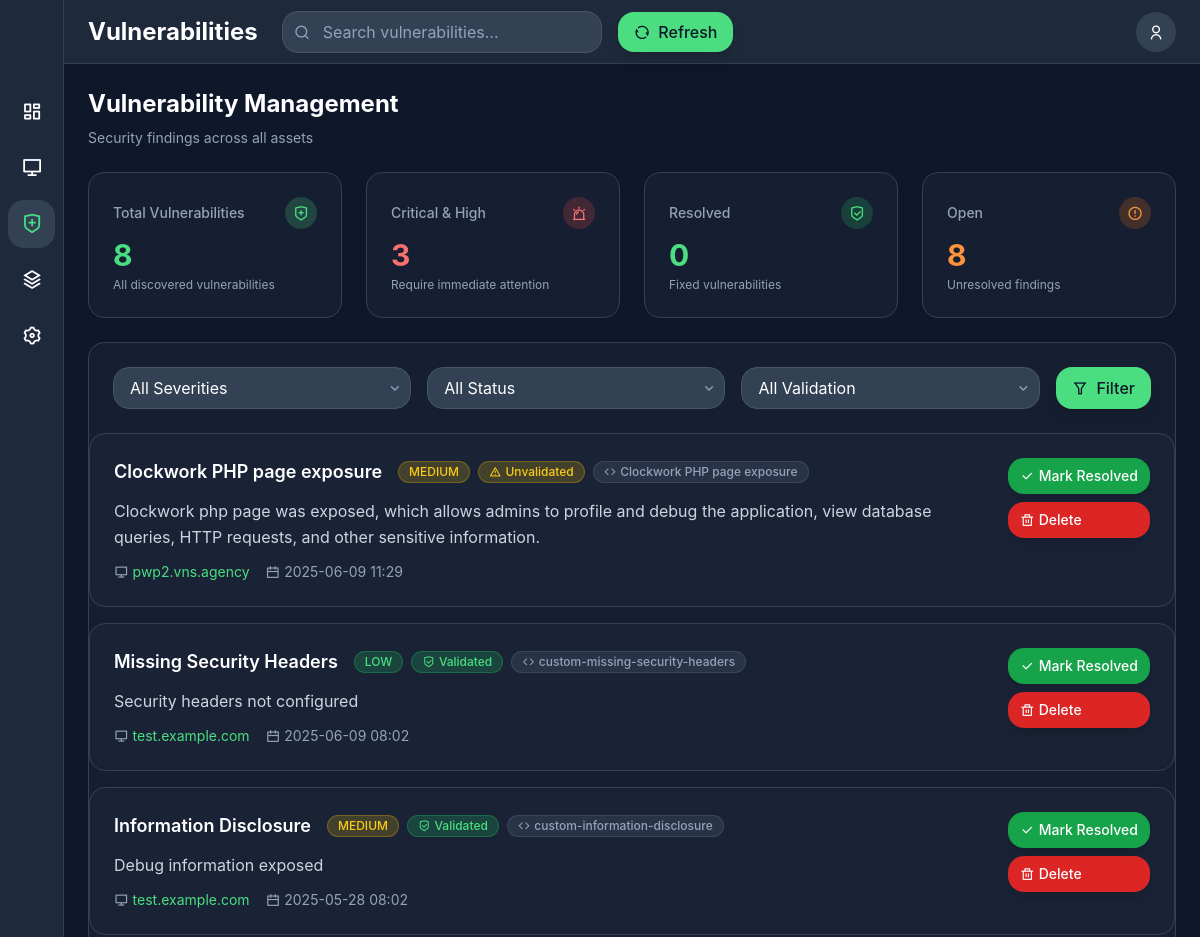
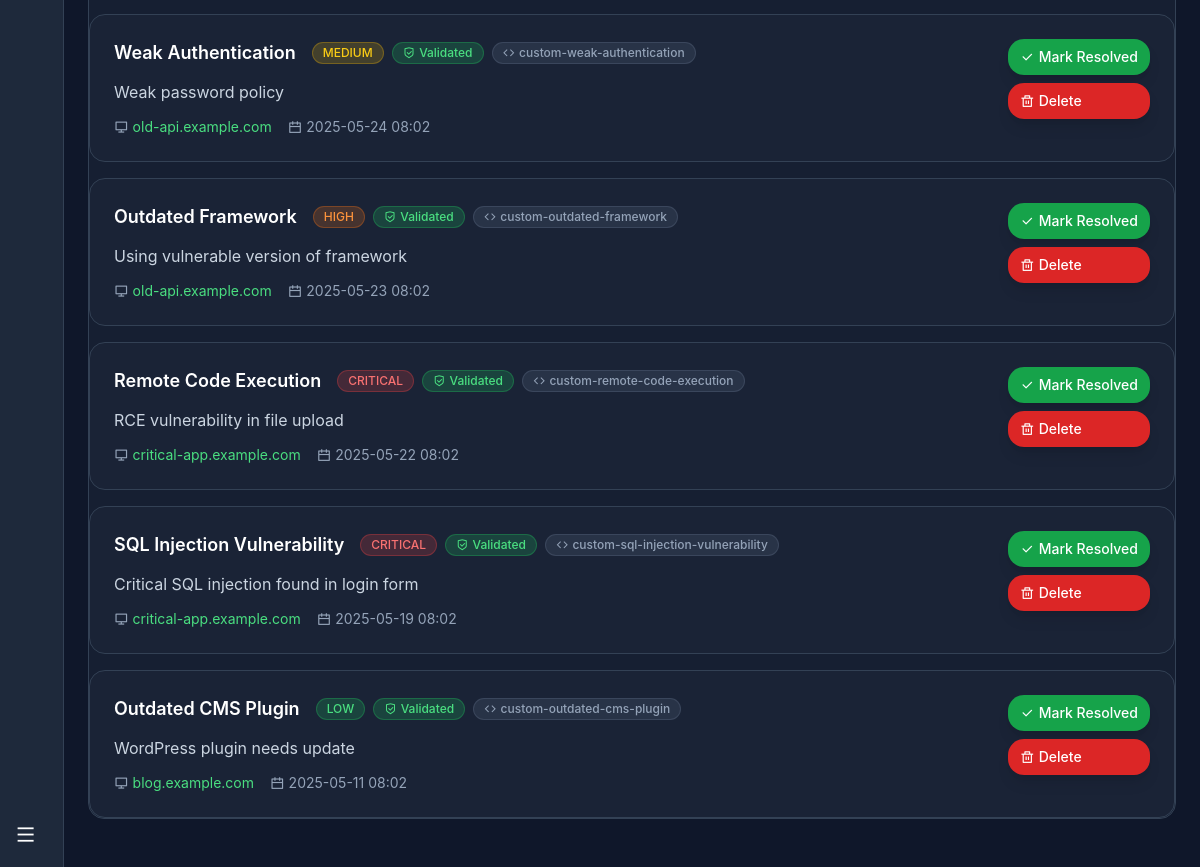
Before: /vulnerabilities (signed in) with the older database file (2 pictures, top to bottom).
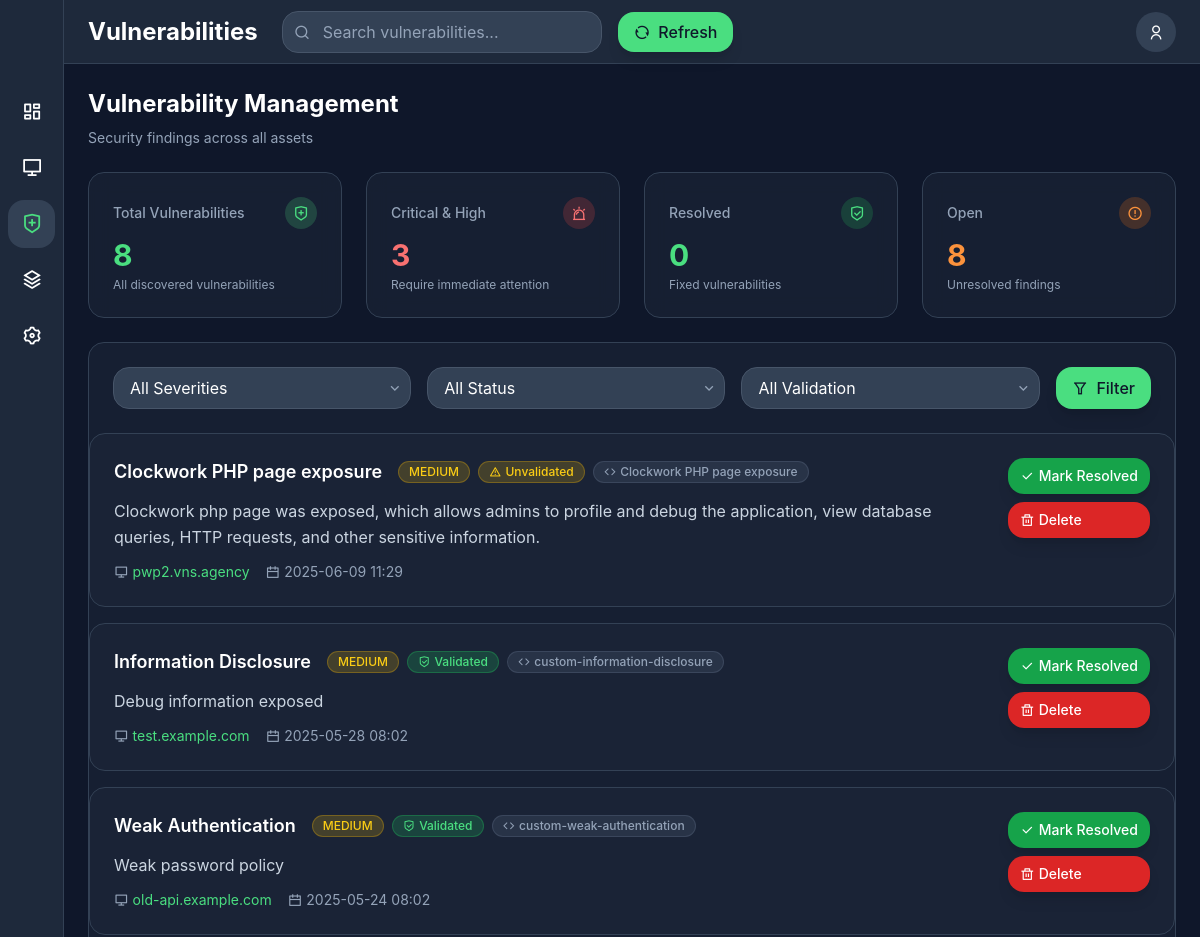
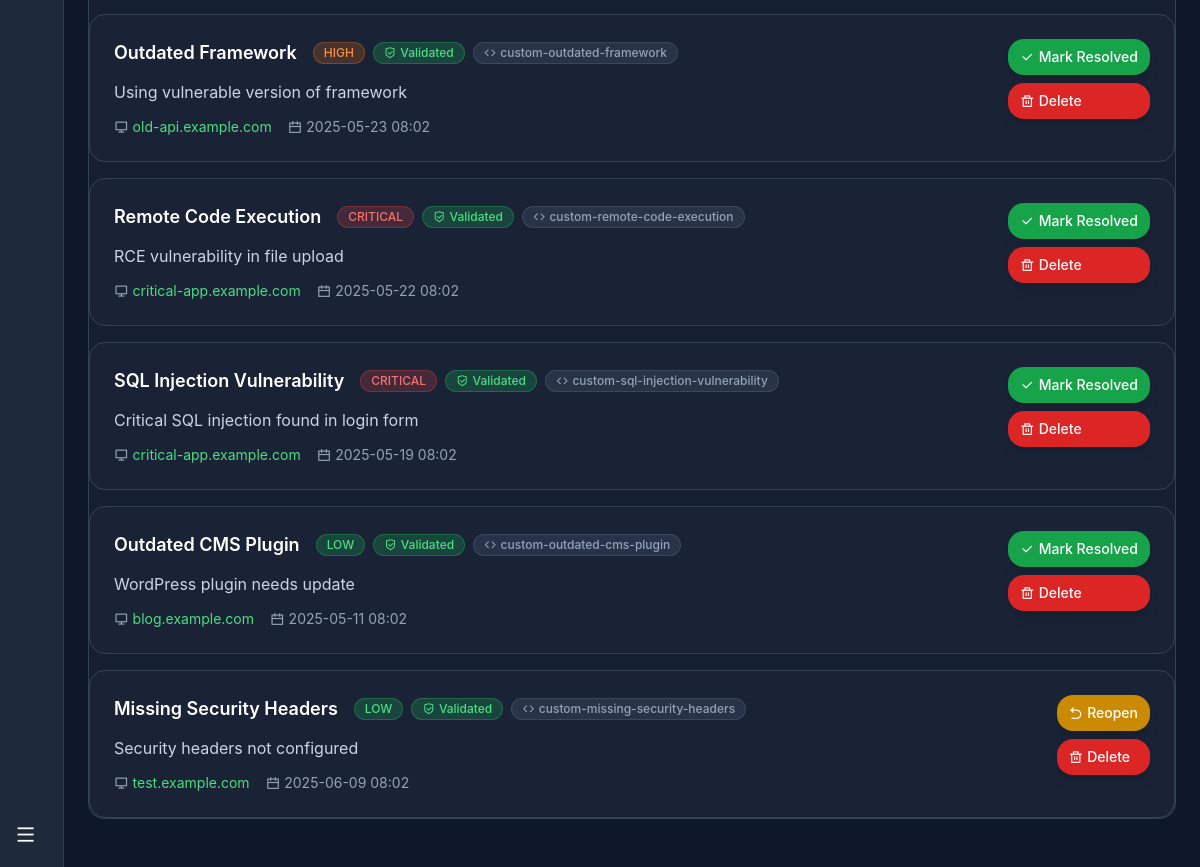
After: the same page with the newer database file (2 pictures, top to bottom).
### models.py (models this page shows)
class Vulnerability(db.Model):
    id = db.Column(db.Integer, primary_key=True)
    cve_id = db.Column(db.String(20))
    title = db.Column(db.String(255), nullable=False)
    description = db.Column(db.Text)
    severity = db.Column(db.Enum(SeverityLevel), nullable=False)
    discovered_at = db.Column(db.DateTime, default=datetime.utcnow)
    is_resolved = db.Column(db.Boolean, default=False)
    resolved_at = db.Column(db.DateTime)
    is_validated = db.Column(db.Boolean, default=True, nullable=True)  # Whether it passed validation
    validation_notes = db.Column(db.Text, nullable=True)  # Notes about validation status
    template_name = db.Column(db.String(255), nullable=True)  # Nuclei template that found this
    cvss_score = db.Column(db.Float, nullable=True)  # CVSS score if available
    asset_metadata = db.Column(db.JSON, nullable=True)
    asset_id = db.Column(db.Integer, db.ForeignKey('asset.id'), nullable=False)
    organization_id = db.Column(db.Integer, db.ForeignKey('organization.id'), nullable=False)

class Asset(db.Model):
    id = db.Column(db.Integer, primary_key=True)
    name = db.Column(db.String(255), nullable=False)
    asset_type = db.Column(db.Enum(AssetType), nullable=False)
    description = db.Column(db.Text)
    discovered_at = db.Column(db.DateTime, default=datetime.utcnow)
    last_scanned = db.Column(db.DateTime)
    is_active = db.Column(db.Boolean, default=True)
    organization_id = db.Column(db.Integer, db.ForeignKey('organization.id'), nullable=False)
    asset_metadata = db.Column(db.JSON)
    vulnerabilities = db.relationship('Vulnerability', backref='asset', lazy=True)

### app.py (the view, shortened to what this page needs)
    @app.route('/vulnerabilities')
    @login_required
    def vulnerabilities():
        org = Organization.query.filter_by(user_id=current_user.id).first()
        if not org:
            org = Organization(name=f"{current_user.username}'s Organization", user_id=current_user.id)
            db.session.add(org)
            db.session.commit()
        severity_filter = request.args.get('severity', '')
        status_filter = request.args.get('status', '')
        validation_filter = request.args.get('validation', '')
        search_query = request.args.get('search', '')
        page = request.args.get('page', 1, type=int)
        query = Vulnerability.query.filter_by(organization_id=org.id)
        if severity_filter:
            severity_enum = getattr(SeverityLevel, severity_filter.upper(), None)
            if severity_enum:
                query = query.filter(Vulnerability.severity == severity_enum)
        if status_filter == 'open':
            query = query.filter(Vulnerability.is_resolved == False)
        elif status_filter == 'resolved':
            query = query.filter(Vulnerability.is_resolved == True)
        if validation_filter == 'validated':
            query = query.filter(Vulnerability.is_validated == True)
        elif validation_filter == 'unvalidated':
            query = query.filter(Vulnerability.is_validated == False)
        query = query.join(Asset)
        severity_order = {
            SeverityLevel.CRITICAL: 0,
            SeverityLevel.HIGH: 1,
            SeverityLevel.MEDIUM: 2,
            SeverityLevel.LOW: 3,
            SeverityLevel.INFO: 4
        }
        vulnerabilities = query.order_by(
            Vulnerability.is_resolved.asc(),  # Open vulnerabilities first
            Vulnerability.discovered_at.desc()  # Most recent first
        ).paginate(
            page=page, per_page=20, error_out=False
        )
        all_vulns = Vulnerability.query.filter_by(organization_id=org.id).all()
        stats = {
            'total': len(all_vulns),
            'critical': len([v for v in all_vulns if v.severity == SeverityLevel.CRITICAL]),
            'high': len([v for v in all_vulns if v.severity == SeverityLevel.HIGH]),
            'medium': len([v for v in all_vulns if v.severity == SeverityLevel.MEDIUM]),
            'low': len([v for v in all_vulns if v.severity == SeverityLevel.LOW]),
            'info': len([v for v in all_vulns if v.severity == SeverityLevel.INFO]),
            'validated': len([v for v in all_vulns if getattr(v, 'is_validated', True)]),
            'unvalidated': len([v for v in all_vulns if not getattr(v, 'is_validated', True)])
        }
        return render_template('vulnerabilities.html',
                             vulnerabilities=vulnerabilities,
                             stats=stats)

### templates/vulnerabilities.html (shortened to what the changed rows need)
{% extends "base.html" %}
{% block content %}
<div class="flex h-screen overflow-hidden bg-slate-900">
    <div class="flex-1 flex flex-col overflow-hidden">
        <header class="h-16 border-b border-slate-700 bg-slate-800 flex items-center justify-between px-4 md:px-6">
            <div class="flex items-center justify-between w-full lg:w-auto">
                <h1 class="text-xl md:text-2xl font-bold text-white">Vulnerabilities</h1>
            </div>
        </header>
        <div class="flex-1 overflow-y-auto p-4 md:p-6">
            <div class="mb-6">
                <div class="flex flex-col lg:flex-row lg:items-center lg:justify-between gap-4 mb-6">
                    <div>
                        <h2 class="text-xl md:text-2xl font-bold mb-2 text-white">Vulnerability Management</h2>
                    </div>
                </div>
            </div>
            <div class="bg-slate-800/50 border border-slate-700 rounded-lg mb-6">
                <div class="space-y-4">
                    {% if vulnerabilities %}
                        {% for vuln in vulnerabilities %}
                        <div class="bg-slate-800/50 border border-slate-700 rounded-lg p-4 md:p-6 hover:bg-slate-800/70 transition-all duration-200">
                            <div class="flex flex-col lg:flex-row lg:items-start lg:justify-between gap-4">
                                <div class="flex-1 min-w-0">
                                    <div class="flex flex-wrap items-center gap-2 mb-3">
                                        <h3 class="text-lg font-semibold text-white mr-2">{{ vuln.title }}</h3>
                                        {% set severity_colors = {
                                            'critical': 'bg-red-500/20 text-red-400 border-red-500/30',
                                            'high': 'bg-orange-500/20 text-orange-400 border-orange-500/30',
                                            'medium': 'bg-yellow-500/20 text-yellow-400 border-yellow-500/30',
                                            'low': 'bg-green-500/20 text-green-400 border-green-500/30',
                                            'info': 'bg-blue-500/20 text-blue-400 border-blue-500/30'
                                        } %}
                                        <span class="inline-flex items-center px-2.5 py-0.5 rounded-full text-xs font-medium border {{ severity_colors.get(vuln.severity.value, 'bg-slate-500/20 text-slate-400 border-slate-500/30') }}">
                                            {{ vuln.severity.value.upper() }}
                                        </span>
                                        {% if vuln.is_validated %}
                                        <span class="inline-flex items-center px-2.5 py-0.5 rounded-full text-xs font-medium bg-green-500/20 text-green-400 border border-green-500/30">
                                            <i class="ri-shield-check-line mr-1"></i>Validated
                                        </span>
                                        {% else %}
                                        <span class="inline-flex items-center px-2.5 py-0.5 rounded-full text-xs font-medium bg-yellow-500/20 text-yellow-400 border border-yellow-500/30">
                                            <i class="ri-alert-line mr-1"></i>Unvalidated
                                        </span>
                                        {% endif %}
                                        {% if vuln.template_name %}
                                        <span class="inline-flex items-center px-2.5 py-0.5 rounded-full text-xs font-medium bg-slate-500/20 text-slate-400 border border-slate-500/30">
                                            <i class="ri-code-line mr-1"></i>{{ vuln.template_name }}
                                        </span>
                                        {% endif %}
                                    </div>
                                    {% if vuln.description %}
                                    <p class="text-slate-300 mb-3 leading-relaxed">{{ vuln.description }}</p>
                                    {% endif %}
                                    <div class="flex flex-wrap items-center text-sm text-slate-400 gap-4">
                                        <div class="flex items-center">
                                            <i class="ri-computer-line mr-1"></i>
                                            <a href="{{ url_for('assets') }}?search={{ vuln.asset.name }}" class="text-primary hover:text-primary/80 transition-colors">
                                                {{ vuln.asset.name }}
                                            </a>
                                        </div>
                                        <div class="flex items-center">
                                            <i class="ri-calendar-line mr-1"></i>
                                            {{ vuln.discovered_at.strftime('%Y-%m-%d %H:%M') }}
                                        </div>
                                    </div>
                                </div>
                                <div class="flex flex-wrap gap-2 lg:flex-col lg:w-auto">
                                    {% if not vuln.is_resolved %}
                                    <button onclick="markResolved({{ vuln.id }})" class="bg-green-600 hover:bg-green-700 text-white px-3 py-2 rounded-lg text-sm transition-all duration-200 flex items-center font-medium shadow-lg hover:shadow-xl hover:scale-105">
                                        <i class="ri-check-line mr-1"></i>
                                        <span class="hidden sm:inline">Mark Resolved</span>
                                    </button>
                                    {% else %}
                                    <button onclick="markOpen({{ vuln.id }})" class="bg-yellow-600 hover:bg-yellow-700 text-white px-3 py-2 rounded-lg text-sm transition-all duration-200 flex items-center font-medium shadow-lg hover:shadow-xl hover:scale-105">
                                        <i class="ri-arrow-go-back-line mr-1"></i>
                                        <span class="hidden sm:inline">Reopen</span>
                                    </button>
                                    {% endif %}
                                    <button onclick="deleteVuln({{ vuln.id }})" class="bg-red-600 hover:bg-red-700 text-white px-3 py-2 rounded-lg text-sm transition-all duration-200 flex items-center font-medium shadow-lg hover:shadow-xl hover:scale-105">
                                        <i class="ri-delete-bin-line mr-1"></i>
                                        <span class="hidden sm:inline">Delete</span>
                                    </button>
                                </div>
                            </div>
                        </div>
                        {% endfor %}
                    {% endif %}
                </div>
            </div>
        </div>
    </div>
</div>
{% endblock %}

Changed rows visible on the page:
changed Vulnerability "Missing Security Headers": is_resolved "Mark Resolved" → "Reopen"; moves down the list
